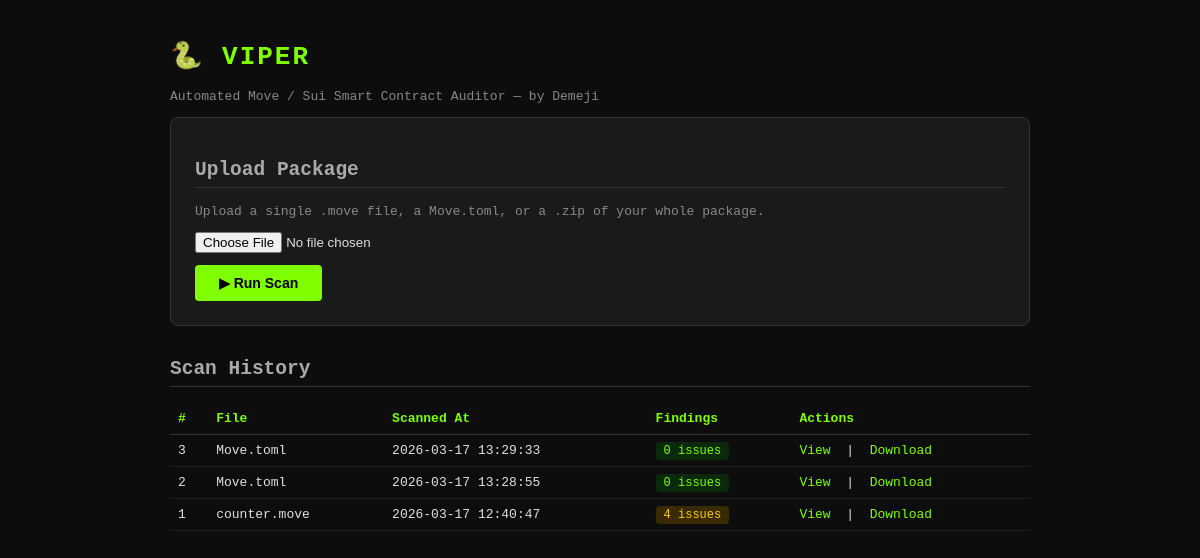
The page / on the database its author committed.
### tables this page shows
CREATE TABLE scans (
            id INTEGER PRIMARY KEY AUTOINCREMENT,
            filename TEXT NOT NULL,
            scanned_at TEXT NOT NULL,
            total_findings INTEGER DEFAULT 0,
            report_path TEXT
        );

### app.py (the view)
@app.route("/")
def index():
    conn = get_connection()
    scans = conn.execute(
        "SELECT * FROM scans ORDER BY scanned_at DESC"
    ).fetchall()
    conn.close()
    return render_template("index.html", scans=scans)

### database.py (called while the page is built)
def get_connection():
    conn = sqlite3.connect(DB_PATH)
    conn.row_factory = sqlite3.Row  # lets you access columns by name
    return conn

### templates/index.html (shortened to what this page needs)
<!DOCTYPE html>
<html lang="en">
<head>
</head>
<body>
  <h1>🐍 VIPER</h1>
  <p style="color:#888">Automated Move / Sui Smart Contract Auditor &mdash; by Demeji</p>
  <div class="upload-box">
    <h2>Upload Package</h2>
    <p style="color:#888; font-size:13px;">Upload a single <code>.move</code> file, a <code>Move.toml</code>, or a <code>.zip</code> of your whole package.</p>
    <form action="/scan" method="POST" enctype="multipart/form-data">
      <input type="file" name="file" accept=".move,.toml,.zip" />
      <button type="submit">▶ Run Scan</button>
    </form>
  </div>
  <h2>Scan History</h2>
  {% if scans %}
  <table>
    <tr>
      <th>#</th>
      <th>File</th>
      <th>Scanned At</th>
      <th>Findings</th>
      <th>Actions</th>
    </tr>
    {% for scan in scans %}
    <tr>
      <td>{{ scan['id'] }}</td>
      <td>{{ scan['filename'] }}</td>
      <td>{{ scan['scanned_at'][:19].replace('T',' ') }}</td>
      <td>
        <span class="badge {{ 'warn' if scan['total_findings'] > 0 else 'ok' }}">
          {{ scan['total_findings'] }} issue{{ 's' if scan['total_findings'] != 1 else '' }}
        </span>
      </td>
      <td>
        <a href="/results/{{ scan['id'] }}">View</a> &nbsp;|&nbsp;
        <a href="/download/{{ scan['id'] }}">Download</a>
      </td>
    </tr>
    {% endfor %}
  </table>
  {% else %}
    <p style="color:#555">No scans yet. Upload a file above.</p>
  {% endif %}
</body>
</html>

### templates/index.html (style rules this page uses)
body { font-family: monospace; background: #0d0d0d; color: #e0e0e0; max-width: 860px; margin: 40px auto; padding: 0 20px; }
h1 { color: #7fff00; letter-spacing: 2px; }
h2 { color: #aaa; border-bottom: 1px solid #333; padding-bottom: 6px; }
.upload-box { background: #1a1a1a; border: 1px solid #333; padding: 24px; border-radius: 8px; margin-bottom: 32px; }
input[type=file] { color: #e0e0e0; margin-bottom: 12px; display: block; }
button { background: #7fff00; color: #000; border: none; padding: 10px 24px; cursor: pointer; font-weight: bold; border-radius: 4px; font-size: 14px; }
table { width: 100%; border-collapse: collapse; }
th { text-align: left; color: #7fff00; border-bottom: 1px solid #333; padding: 8px; }
td { padding: 8px; border-bottom: 1px solid #1e1e1e; }
a { color: #7fff00; text-decoration: none; }
.badge { background: #1e1e1e; border-radius: 4px; padding: 2px 8px; font-size: 12px; }
.badge.warn { background: #3a2a00; color: #ffcc00; }
.badge.ok { background: #0a2a0a; color: #7fff00; }

### rows shown on the page
scans: id "3", filename "Move.toml", scanned_at "2026-03-17 13:29:33", total_findings "0", total_findings "s"
scans: id "2", filename "Move.toml", scanned_at "2026-03-17 13:28:55", total_findings "0", total_findings "s"
scans: id "1", filename "counter.move", scanned_at "2026-03-17 12:40:47", total_findings "4", total_findings "s"
